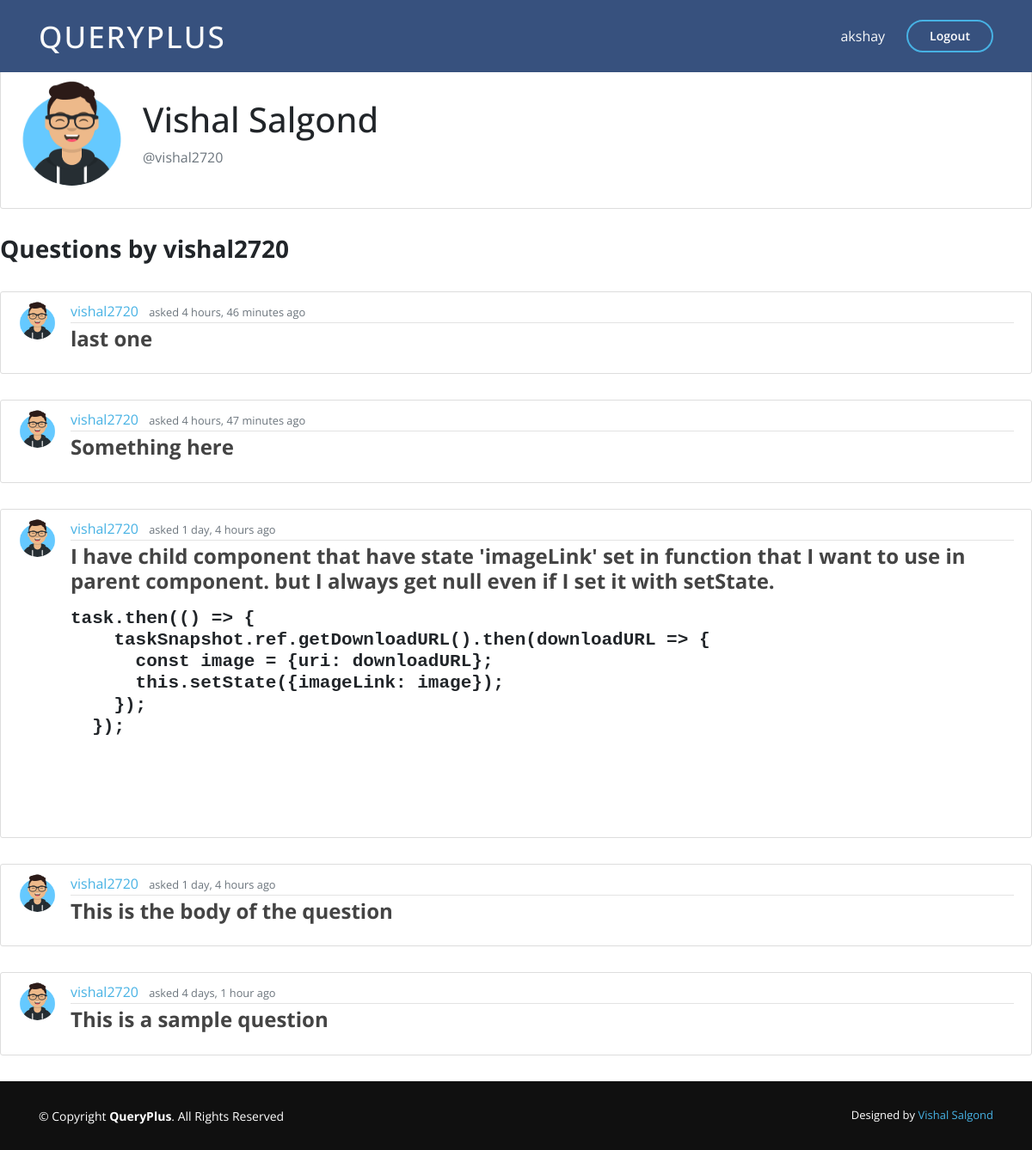
Screenshot of /user/vishal2720/ (signed in) with the database file from the repository.
### main_app/models.py (models this page shows, shortened)
class Question(models.Model):
    title = models.CharField(max_length=100, null=True)
    question = RichTextField()
    date_posted = models.DateTimeField(auto_now_add=True)
    author = models.ForeignKey(User, on_delete=models.CASCADE)
    upvotes = models.ManyToManyField(User, related_name='upvotes', blank=True)
    downvotes = models.ManyToManyField(User, related_name='downvotes', blank=True)

class Profile(models.Model):
    user = models.OneToOneField(User, on_delete=models.CASCADE)
    image = models.ImageField(default='default.jpg',upload_to='profile_pics')

### main_app/views.py (the view)
# urls.py: path('user/<str:username>/', UserListView.as_view(), name='user-profile'),
class UserListView(ListView):
    model = Question
    template_name = 'main_app/user_profile.html'
    context_object_name = 'questions'
    paginate_by = 5
    def get_queryset(self, **kwargs):
        user = get_object_or_404(User, username=self.kwargs.get('username','first_name'))
        return Question.objects.filter(author=user).order_by('-date_posted')

### main_app/templates/main_app/user_profile.html
{% extends "main_app/base.html" %}
{% load crispy_forms_tags %}
{% block content %}
{% for question in questions|slice:":1" %}
    <div class="content-section">
    <div class="media">
        <img class="rounded-circle account-img" src="{{ question.author.profile.image.url }}">
        <div class="media-body">
          <br>
          <h2 class="account-heading">{{ question.author.first_name }} {{ question.author.last_name }}</h2>
          <p class="text-secondary">@{{ view.kwargs.username }} </p>
        </div>
    </div>
    </div>
    <h3> <b>Questions by {{ view.kwargs.username }}</b> </h3>
    <br>
{% endfor %}
{% for question in questions %}
    <article class="media content-section">
        <img class="rounded-circle article-img" src="{{ question.author.profile.image.url }}" alt="">
        <div class="media-body">
        <div class="article-metadata">
            <a class="mr-2" href="{% url 'user-profile' question.author.username %}">{{ question.author }}</a>
            <small class="text-muted">asked {{ question.date_posted|timesince }} ago</small>
        </div>
        <h4><a class="article-title" href="{% url 'question-detail' question.id %}"><b>{{ question.question|safe }}</b></a></h4>
        </div>
    </article>
{% endfor %}
{% endblock content %}

### main_app/templates/main_app/base.html (shortened to what this page needs)
{% load static %}
<!DOCTYPE html>
<html>
<head>
    <link rel="stylesheet" href="{% static 'main_app/vendor/bootstrap/css/bootstrap.min.css' %}">
    <link rel="stylesheet" href="{% static 'main_app/vendor/icofont/icofont.min.css' %}">
    <link rel="stylesheet" href="{% static 'main_app/vendor/boxicons/css/boxicons.min.css' %}">
    <link rel="stylesheet" href="{% static 'main_app/vendor/remixicon/remixicon.css' %}">
    <link rel="stylesheet" href="{% static 'main_app/vendor/venobox/venobox.css' %}">
    <link rel="stylesheet" href="{% static 'main_app/vendor/owl.carousel/assets/owl.carousel.min.css' %}">
    <link rel="stylesheet" href="{% static 'main_app/vendor/aos/aos.css' %}">
    <link rel="stylesheet" type="text/css" href="{% static 'main_app/main.css' %}">
    <link rel="stylesheet" href="https://cdnjs.cloudflare.com/ajax/libs/font-awesome/4.7.0/css/font-awesome.min.css">
</head>
<body>
  <div id="wrap">
  <header id="header" class="fixed-top">
    <div class="container d-flex align-items-center mb-2 mt-2">
      <h1 class="logo mr-auto"><a class="text-light" href="{% url 'home' %}">QueryPlus</a></h1>
      {%if user.is_authenticated %}
        <a href="{% url 'profile' %}" class="text-light scrollto">{{ user.username }}</a>
        <a href="" data-toggle="modal" data-target="#logoutModal" class="get-started-btn scrollto">Logout</a>
      {% else %}
        <a href="{% url 'login' %}" class="get-started-btn scrollto">Sign In</a>
        <a href="{% url 'register' %}" class="get-started-btn scrollto">Create Account</a>
      {% endif %}
    </div>
  </header>
  {% block content %}
  {% endblock %}
  <footer id="footer">
    <div class="container footer-bottom">
      <div class="copyright">
        &copy; Copyright <strong><span>QueryPlus</span></strong>. All Rights Reserved
      </div>
      <div class="credits">
        Designed by <a href="">Vishal Salgond</a>
      </div>
    </div>
  </footer>
</div>
</body>
</html>

### main_app/static/main_app/main.css (style rules this page uses)
html { min-height: 100%; position: relative; }
body { background: white; margin-top: 5rem; font-family: 'Open Sans', sans-serif; padding-bottom: 80px; }
a { color: #47b2e4; }
#header { transition: all 0.5s; z-index: 997; padding: 15px 0; background: #37517e; }
#header .logo { font-size: 35px; color: white; margin: 0; padding: 0; line-height: 1; font-weight: 500; letter-spacing: 2px; text-transform: uppercase; }
#header .logo a { color:black; }
.get-started-btn { margin-left: 25px; color: #fff; border-radius: 50px; padding: 6px 25px 7px 25px; white-space: nowrap; transition: 0.3s; font-size: 14px; display: inline-block; border: 2px solid #47b2e4; font-weight: 600; }
.content-section { background: #ffffff; padding: 10px 20px; border: 1px solid #dddddd; border-radius: 3px; margin-bottom: 30px; }
.article-title { color: #444444; }
.article-img { height: 45px; width: 45px; margin-right: 16px; }
.article-metadata { padding-bottom: 1px; margin-bottom: 4px; border-bottom: 1px solid #e3e3e3 }
.account-img { height: 125px; width: 125px; margin-right: 20px; margin-bottom: 16px; }
.account-heading { font-size: 2.5rem; }
#footer { position: absolute; height: 80px; bottom: 0px; left: 0px; right: 0px; margin-top: 30px; font-size: 14px; background: #101010 ; }
#wrap { min-height: 100%; height: auto; }
#footer .footer-bottom { padding-top: 30px; padding-bottom: 30px; color: #fff; }
#footer .copyright { float: left; }
#footer .credits { float: right; font-size: 13px; }
#footer .credits a { transition: 0.3s; }

### rows the page displays
Question: author.profile.image (picture), author.first_name "Vishal", author.last_name "Salgond", kwargs.username "vishal2720", author "vishal2720", date_posted "4 hours, 46 minutes", question "last one"
Question: author.profile.image (picture), author "vishal2720", date_posted "4 hours, 47 minutes", question "Something here"
Question: author.profile.image (picture), author "vishal2720", date_posted "1 day, 4 hours", question "I have child component that have state 'imageLink' set in function that I want to use in parent component. but I always get null even if I set it with setState. task.then(() => { taskSnapshot.ref.getDownloadURL().then(downloadURL => { const image = {uri: downloadURL}; this.setState({imageLink: image}); }); });"
Question: author.profile.image (picture), author "vishal2720", date_posted "1 day, 4 hours", question "This is the body of the question"
Question: author.profile.image (picture), author "vishal2720", date_posted "4 days, 1 hour", question "This is a sample question"

### other values shown
{{ user.username }} "akshay"
